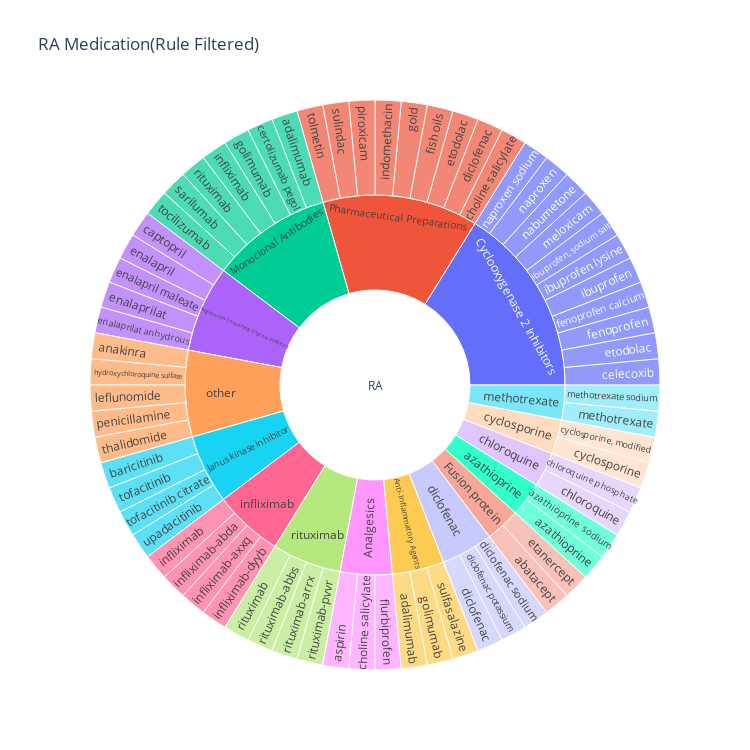

The notebook cell saved with this chart:
### Markdown cell above
## ALL

### Code cell
fig = px.sunburst(RAData,
                  path=["Disease", "ClassStr", "MedicationStr",],
                  width=750, height=750,
                  title="RA Medication(Rule Filtered)",
                  )
fig.write_html("RA Medication(Rule Filtered).html")
fig.show()

### Figure 1 — Plotly figure (JSON) as saved in the notebook; plotly's stock layout.template omitted (floating-point values rounded to 4 significant figures)
{"data": [{"branchvalues": "total", "domain": {"x": [0, 1], "y": [0, 1]}, "hovertemplate": "labels=%{label}<br>count=%{value}<br>parent=%{parent}<br>id=%{id}<extra></extra>", "ids": ["RA/Fusion protein/abatacept", "RA/Anti-Inflammatory Agents/adalimumab", "RA/Monoclonal Antibodies/adalimumab", "RA/other/anakinra", "RA/Analgesics/aspirin", "RA/azathioprine/azathioprine", "RA/azathioprine/azathioprine sodium", "RA/Janus kinase inhibitor/baricitinib", "RA/Angiotensin-Converting Enzyme Inhibitors/captopril", "RA/Cyclooxygenase 2 Inhibitors/celecoxib", "RA/Monoclonal Antibodies/certolizumab pegol", "RA/chloroquine/chloroquine", "RA/chloroquine/chloroquine phosphate", "RA/Analgesics/choline salicylate", "RA/Pharmaceutical Preparations/choline salicylate", "RA/cyclosporine/cyclosporine", "RA/cyclosporine/cyclosporine, modified", "RA/Pharmaceutical Preparations/diclofenac", "RA/diclofenac/diclofenac", "RA/diclofenac/diclofenac potassium", "RA/diclofenac/diclofenac sodium", "RA/Angiotensin-Converting Enzyme Inhibitors/enalapril", "RA/Angiotensin-Converting Enzyme Inhibitors/enalapril maleate", "RA/Angiotensin-Converting Enzyme Inhibitors/enalaprilat", "RA/Angiotensin-Converting Enzyme Inhibitors/enalaprilat anhydrous", "RA/Fusion protein/etanercept", "RA/Cyclooxygenase 2 Inhibitors/etodolac", "RA/Pharmaceutical Preparations/etodolac", "RA/Cyclooxygenase 2 Inhibitors/fenoprofen", "RA/Cyclooxygenase 2 Inhibitors/fenoprofen calcium", "RA/Pharmaceutical Preparations/fish oils", "RA/Analgesics/flurbiprofen", "RA/Pharmaceutical Preparations/gold", "RA/Anti-Inflammatory Agents/golimumab", "RA/Monoclonal Antibodies/golimumab", "RA/other/hydroxychloroquine sulfate", "RA/Cyclooxygenase 2 Inhibitors/ibuprofen", "RA/Cyclooxygenase 2 Inhibitors/ibuprofen lysine", "RA/Cyclooxygenase 2 Inhibitors/ibuprofen, sodium salt", "RA/Pharmaceutical Preparations/indomethacin", "RA/Monoclonal Antibodies/infliximab", "RA/infliximab/infliximab", "RA/infliximab/infliximab-abda", "RA/infliximab/infliximab-axxq", "RA/infliximab/infliximab-dyyb", "RA/other/leflunomide", "RA/Cyclooxygenase 2 Inhibitors/meloxicam", "RA/methotrexate/methotrexate", "RA/methotrexate/methotrexate sodium", "RA/Cyclooxygenase 2 Inhibitors/nabumetone", "RA/Cyclooxygenase 2 Inhibitors/naproxen", "RA/Cyclooxygenase 2 Inhibitors/naproxen sodium", "RA/other/penicillamine", "RA/Pharmaceutical Preparations/piroxicam", "RA/Monoclonal Antibodies/rituximab", "RA/rituximab/rituximab", "RA/rituximab/rituximab-abbs", "RA/rituximab/rituximab-arrx", "RA/rituximab/rituximab-pvvr", "RA/Monoclonal Antibodies/sarilumab", "RA/Anti-Inflammatory Agents/sulfasalazine", "RA/Pharmaceutical Preparations/sulindac", "RA/other/thalidomide", "RA/Monoclonal Antibodies/tocilizumab", "RA/Janus kinase inhibitor/tofacitinib", "RA/Janus kinase inhibitor/tofacitinib citrate", "RA/Pharmaceutical Preparations/tolmetin", "RA/Janus kinase inhibitor/upadacitinib", "RA/Analgesics", "RA/Angiotensin-Converting Enzyme Inhibitors", "RA/Anti-Inflammatory Agents", "RA/Cyclooxygenase 2 Inhibitors", "RA/Fusion protein", "RA/Janus kinase inhibitor", "RA/Monoclonal Antibodies", "RA/Pharmaceutical Preparations", "RA/azathioprine", "RA/chloroquine", "RA/cyclosporine", "RA/diclofenac", "RA/infliximab", "RA/methotrexate", "RA/other", "RA/rituximab", "RA"], "labels": ["abatacept", "adalimumab", "adalimumab", "anakinra", "aspirin", "azathioprine", "azathioprine sodium", "baricitinib", "captopril", "celecoxib", "certolizumab pegol", "chloroquine", "chloroquine phosphate", "choline salicylate", "choline salicylate", "cyclosporine", "cyclosporine, modified", "diclofenac", "diclofenac", "diclofenac potassium", "diclofenac sodium", "enalapril", "enalapril maleate", "enalaprilat", "enalaprilat anhydrous", "etanercept", "etodolac", "etodolac", "fenoprofen", "fenoprofen calcium", "fish oils", "flurbiprofen", "gold", "golimumab", "golimumab", "hydroxychloroquine sulfate", "ibuprofen", "ibuprofen lysine", "ibuprofen, sodium salt", "indomethacin", "infliximab", "infliximab", "infliximab-abda", "infliximab-axxq", "infliximab-dyyb", "leflunomide", "meloxicam", "methotrexate", "methotrexate sodium", "nabumetone", "naproxen", "naproxen sodium", "penicillamine", "piroxicam", "rituximab", "rituximab", "rituximab-abbs", "rituximab-arrx", "rituximab-pvvr", "sarilumab", "sulfasalazine", "sulindac", "thalidomide", "tocilizumab", "tofacitinib", "tofacitinib citrate", "tolmetin", "upadacitinib", "Analgesics", "Angiotensin-Converting Enzyme Inhibitors", "Anti-Inflammatory Agents", "Cyclooxygenase 2 Inhibitors", "Fusion protein", "Janus kinase inhibitor", "Monoclonal Antibodies", "Pharmaceutical Preparations", "azathioprine", "chloroquine", "cyclosporine", "diclofenac", "infliximab", "methotrexate", "other", "rituximab", "RA"], "name": "", "parents": ["RA/Fusion protein", "RA/Anti-Inflammatory Agents", "RA/Monoclonal Antibodies", "RA/other", "RA/Analgesics", "RA/azathioprine", "RA/azathioprine", "RA/Janus kinase inhibitor", "RA/Angiotensin-Converting Enzyme Inhibitors", "RA/Cyclooxygenase 2 Inhibitors", "RA/Monoclonal Antibodies", "RA/chloroquine", "RA/chloroquine", "RA/Analgesics", "RA/Pharmaceutical Preparations", "RA/cyclosporine", "RA/cyclosporine", "RA/Pharmaceutical Preparations", "RA/diclofenac", "RA/diclofenac", "RA/diclofenac", "RA/Angiotensin-Converting Enzyme Inhibitors", "RA/Angiotensin-Converting Enzyme Inhibitors", "RA/Angiotensin-Converting Enzyme Inhibitors", "RA/Angiotensin-Converting Enzyme Inhibitors", "RA/Fusion protein", "RA/Cyclooxygenase 2 Inhibitors", "RA/Pharmaceutical Preparations", "RA/Cyclooxygenase 2 Inhibitors", "RA/Cyclooxygenase 2 Inhibitors", "RA/Pharmaceutical Preparations", "RA/Analgesics", "RA/Pharmaceutical Preparations", "RA/Anti-Inflammatory Agents", "RA/Monoclonal Antibodies", "RA/other", "RA/Cyclooxygenase 2 Inhibitors", "RA/Cyclooxygenase 2 Inhibitors", "RA/Cyclooxygenase 2 Inhibitors", "RA/Pharmaceutical Preparations", "RA/Monoclonal Antibodies", "RA/infliximab", "RA/infliximab", "RA/infliximab", "RA/infliximab", "RA/other", "RA/Cyclooxygenase 2 Inhibitors", "RA/methotrexate", "RA/methotrexate", "RA/Cyclooxygenase 2 Inhibitors", "RA/Cyclooxygenase 2 Inhibitors", "RA/Cyclooxygenase 2 Inhibitors", "RA/other", "RA/Pharmaceutical Preparations", "RA/Monoclonal Antibodies", "RA/rituximab", "RA/rituximab", "RA/rituximab", "RA/rituximab", "RA/Monoclonal Antibodies", "RA/Anti-Inflammatory Agents", "RA/Pharmaceutical Preparations", "RA/other", "RA/Monoclonal Antibodies", "RA/Janus kinase inhibitor", "RA/Janus kinase inhibitor", "RA/Pharmaceutical Preparations", "RA/Janus kinase inhibitor", "RA", "RA", "RA", "RA", "RA", "RA", "RA", "RA", "RA", "RA", "RA", "RA", "RA", "RA", "RA", "RA", ""], "type": "sunburst", "values": [1, 1, 1, 1, 1, 1, 1, 1, 1, 1, 1, 1, 1, 1, 1, 1, 1, 1, 1, 1, 1, 1, 1, 1, 1, 1, 1, 1, 1, 1, 1, 1, 1, 1, 1, 1, 1, 1, 1, 1, 1, 1, 1, 1, 1, 1, 1, 1, 1, 1, 1, 1, 1, 1, 1, 1, 1, 1, 1, 1, 1, 1, 1, 1, 1, 1, 1, 1, 3, 5, 3, 11, 2, 4, 7, 9, 2, 2, 2, 3, 4, 2, 5, 4, 68]}], "layout": {"height": 750, "legend": {"tracegroupgap": 0}, "title": {"text": "RA Medication(Rule Filtered)"}, "width": 750}}
